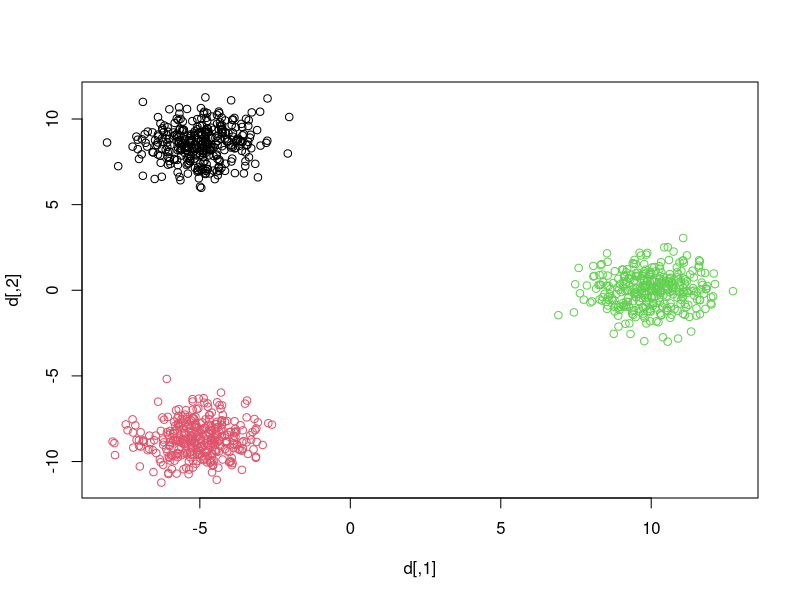

R code for this plot:
# Sample data -------------------------------------------------------------

cf <- list()
cf$nSample <- 1000
cf$nDimention <- 2
cf$nClass <- 3
cf$classRatio <- rep(1/cf$nClass, cf$nClass)


# _Univariate Normal ------------------------------------------------------

d <- matrix(rnorm(cf$nSample * cf$nDimention), nrow = cf$nSample)

dClass <- rep(0, cf$nSample)
for(i in 1:cf$nClass) {
  sumRatio <- sum(cf$classRatio[i:cf$nClass])
  base <- which(dClass == 0)
  index <- sample(
    base,
    size = round(length(base) * cf$classRatio[i] / sumRatio )
  )
  dClass[index] <- i
}

dClassMean <- matrix(0, nrow = cf$nClass, ncol = cf$nDimention  ,byrow = TRUE)
theta <- 2 * pi / cf$nClass
radious <- 10
for(i in 1:cf$nClass) {
  dClassMean[i, 1] <- radious * cos(theta * i)
  dClassMean[i, 2] <- radious * sin(theta * i)
}
rm('theta', 'radious')
# dClassMean[ ,1] <- 10 * seq(0, cf$nClass-1)

dClassVar <- array(0, dim = c(cf$nClass, cf$nDimention, cf$nDimention))
dClassVar[,1,1] <- 1
dClassVar[,2,2] <- 1

for(i in 1:cf$nClass) {
  for(j in 1:cf$nDimention) {
    d[dClass == i, j] <- sqrt(dClassVar[i, j, j]) * d[dClass == i, j]
  }
  d[dClass == i, ] <- d[dClass == i, ] + matrix(rep(dClassMean[i,], sum(dClass == i)), ncol = 2, byrow = TRUE)
}

print(head(data.frame(d = d, class = dClass)))
plot(d, type = 'p', col = dClass)

# _Multivariate Normal ----------------------------------------------------


# _Alpha Univariate -------------------------------------------------------


# _Alpha Multivariate -----------------------------------------------------



# Parameter estimation ----------------------------------------------------


# Dimantion Reduction -----------------------------------------------------


# Clustering --------------------------------------------------------------


# Goodness ----------------------------------------------------------------


